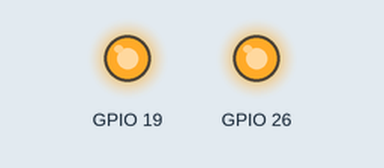
Recording of a program running on a simulated Raspberry Pi (BCM pin numbers). Parts: output pins drawn as LEDs (lit = HIGH). At 1.0 s the program stops and its outputs stay as they are.

Above: at 0.1 s.
At 0.6 s:
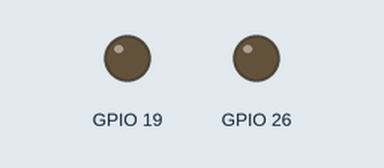
Timing chart, 0 to 2.1 s (numbered marks = the images above):
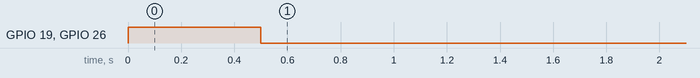

The program:

gpiotest.py
```python
import RPi.GPIO as GPIO
import time

GPIO.setmode(GPIO.BCM)
GPIO.setup(19,GPIO.OUT)
GPIO.setup(26,GPIO.OUT)

#while 1:
GPIO.output(19,GPIO.HIGH)
GPIO.output(26,GPIO.HIGH)
time.sleep(0.5)
GPIO.cleanup()
time.sleep(0.5)
```
